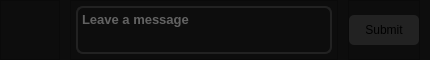
                     <widget class="QFrame" name="frame_27">
                      <property name="minimumSize">
                       <size>
                        <width>0</width>
                        <height>60</height>
                       </size>
                      </property>
                      <property name="maximumSize">
                       <size>
                        <width>16777215</width>
                        <height>60</height>
                       </size>
                      </property>
                      <property name="styleSheet">
                       <string notr="true">background-color: rgb(13, 13, 13);</string>
                      </property>
                      <property name="frameShape">
                       <enum>QFrame::NoFrame</enum>
                      </property>
                      <property name="frameShadow">
                       <enum>QFrame::Raised</enum>
                      </property>
                      <layout class="QHBoxLayout" name="horizontalLayout_27">
                       <property name="spacing">
                        <number>10</number>
                       </property>
                       <property name="leftMargin">
                        <number>0</number>
                       </property>
                       <property name="topMargin">
                        <number>0</number>
                       </property>
                       <property name="rightMargin">
                        <number>10</number>
                       </property>
                       <property name="bottomMargin">
                        <number>0</number>
                       </property>
                       <item>
                        <widget class="QFrame" name="frame_28">
                         <property name="minimumSize">
                          <size>
                           <width>60</width>
                           <height>60</height>
                          </size>
                         </property>
                         <property name="maximumSize">
                          <size>
                           <width>60</width>
                           <height>60</height>
                          </size>
                         </property>
                         <property name="frameShape">
                          <enum>QFrame::StyledPanel</enum>
                         </property>
                         <property name="frameShadow">
                          <enum>QFrame::Raised</enum>
                         </property>
                         <layout class="QVBoxLayout" name="verticalLayout_42">
                          <property name="spacing">
                           <number>0</number>
                          </property>
                          <property name="leftMargin">
                           <number>10</number>
                          </property>
                          <property name="topMargin">
                           <number>5</number>
                          </property>
                          <property name="rightMargin">
                           <number>0</number>
                          </property>
                          <property name="bottomMargin">
                           <number>5</number>
                          </property>
                          <item>
                           <widget class="QLabel" name="comment_avatar">
                            <property name="text">
                             <string/>
                            </property>
                            <property name="pixmap">
                             <pixmap>../../../Downloads/buzz.jpg</pixmap>
                            </property>
                            <property name="scaledContents">
                             <bool>true</bool>
                            </property>
                           </widget>
                          </item>
                         </layout>
                        </widget>
                       </item>
                       <item>
                        <widget class="QFrame" name="frame_30">
                         <property name="styleSheet">
                          <string notr="true">QScrollBar:vertical {
	 border:none;
		background: #323232;
		width:5px;
	margin:15px 0 15px 0;
	border-radius:0px;
    }
QScrollBar::handle:vertical {
	background-color: #222222;
        min-height:20px;
	border-radius:5px;
    }
QScrollBar::add-line:vertical {
        background-color: rgb(44, 44, 44);
     height: 0px;
     subcontrol-position: bottom;
    subcontrol-origin: margin;
    }
 QScrollBar::sub-line:vertical {
  background-color: rgb(44, 44, 44);
       height: 0 px;
       subcontrol-position: top;
       subcontrol-origin: margin;
    }
QScrollBar::up-arrow:vertical, QScrollBar::down-aroow:vertical{
	background:none;
}
QScrollBar::add-page:vertical, QScrollBar::sub-page:vertical{
	background:none;
}</string>
                         </property>
                         <property name="frameShape">
                          <enum>QFrame::StyledPanel</enum>
                         </property>
                         <property name="frameShadow">
                          <enum>QFrame::Raised</enum>
                         </property>
                         <layout class="QVBoxLayout" name="verticalLayout_43">
                          <property name="leftMargin">
                           <number>5</number>
                          </property>
                          <property name="topMargin">
                           <number>5</number>
                          </property>
                          <property name="rightMargin">
                           <number>5</number>
                          </property>
                          <property name="bottomMargin">
                           <number>5</number>
                          </property>
                          <item>
                           <widget class="QTextEdit" name="macro_comment">
                            <property name="minimumSize">
                             <size>
                              <width>0</width>
                              <height>0</height>
                             </size>
                            </property>
                            <property name="font">
                             <font>
                              <pointsize>10</pointsize>
                              <bold>true</bold>
                             </font>
                            </property>
                            <property name="focusPolicy">
                             <enum>Qt::ClickFocus</enum>
                            </property>
                            <property name="layoutDirection">
                             <enum>Qt::LeftToRight</enum>
                            </property>
                            <property name="styleSheet">
                             <string notr="true">border-radius: 7px;
border: 2px solid rgb(34, 34, 34);
color: rgb(184, 184, 184);</string>
                            </property>
                            <property name="frameShape">
                             <enum>QFrame::NoFrame</enum>
                            </property>
                            <property name="verticalScrollBarPolicy">
                             <enum>Qt::ScrollBarAlwaysOff</enum>
                            </property>
                            <property name="horizontalScrollBarPolicy">
                             <enum>Qt::ScrollBarAlwaysOff</enum>
                            </property>
                            <property name="readOnly">
                             <bool>false</bool>
                            </property>
                            <property name="placeholderText">
                             <string>Leave a message</string>
                            </property>
                           </widget>
                          </item>
                         </layout>
                        </widget>
                       </item>
                       <item>
                        <widget class="QFrame" name="frame_31">
                         <property name="minimumSize">
                          <size>
                           <width>70</width>
                           <height>0</height>
                          </size>
                         </property>
                         <property name="frameShape">
                          <enum>QFrame::StyledPanel</enum>
                         </property>
                         <property name="frameShadow">
                          <enum>QFrame::Raised</enum>
                         </property>
                         <layout class="QVBoxLayout" name="verticalLayout_44">
                          <property name="spacing">
                           <number>0</number>
                          </property>
                          <property name="leftMargin">
                           <number>0</number>
                          </property>
                          <property name="topMargin">
                           <number>0</number>
                          </property>
                          <property name="rightMargin">
                           <number>0</number>
                          </property>
                          <property name="bottomMargin">
                           <number>0</number>
                          </property>
                          <item>
                           <widget class="QPushButton" name="submit_comment">
                            <property name="minimumSize">
                             <size>
                              <width>70</width>
                              <height>30</height>
                             </size>
                            </property>
                            <property name="styleSheet">
                             <string notr="true">background-color: rgb(34, 34, 34);
border-radius:5px;</string>
                            </property>
                            <property name="text">
                             <string>Submit</string>
                            </property>
                            <property name="iconSize">
                             <size>
                              <width>30</width>
                              <height>30</height>
                             </size>
                            </property>
                            <property name="flat">
                             <bool>true</bool>
                            </property>
                           </widget>
                          </item>
                         </layout>
                        </widget>
                       </item>
                      </layout>
                     </widget>
